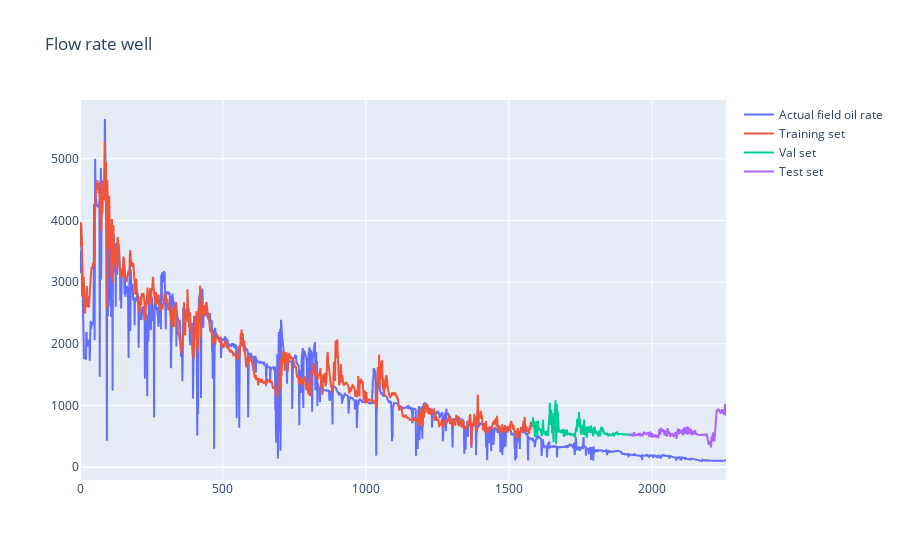
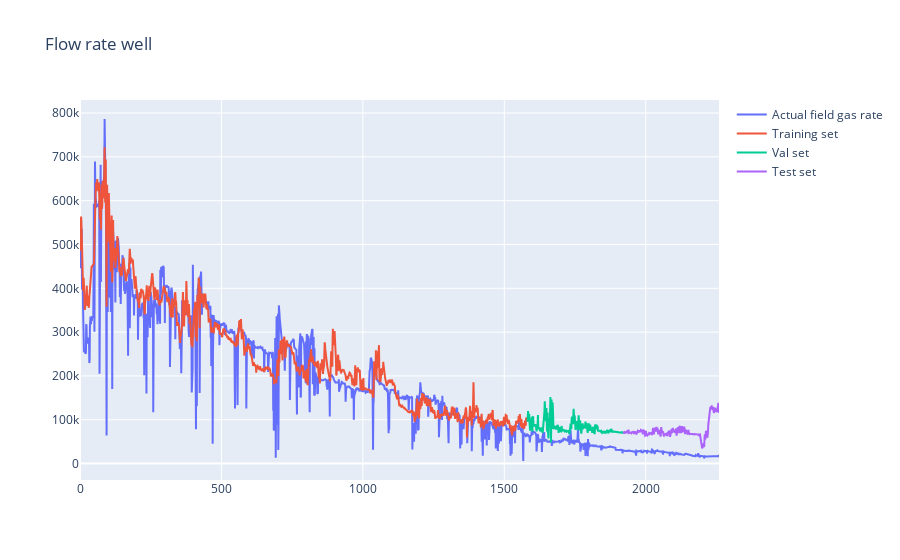
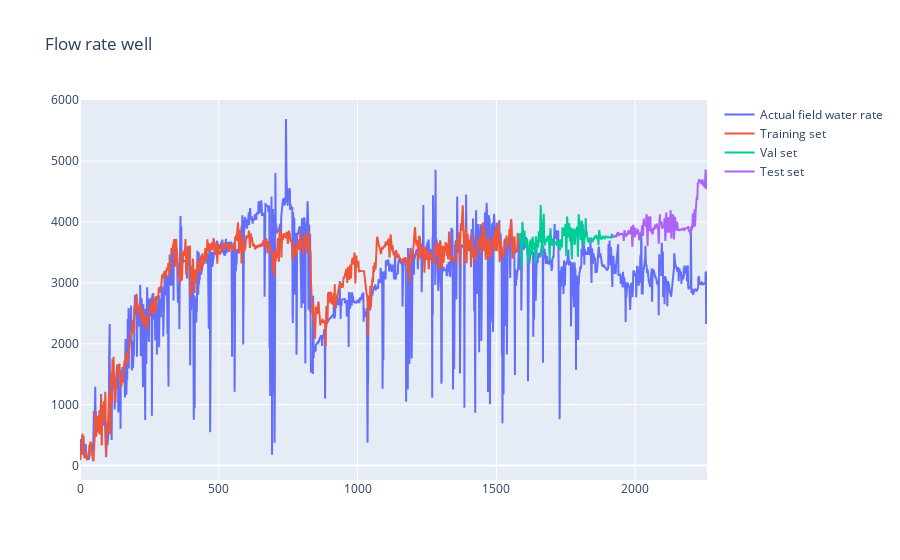
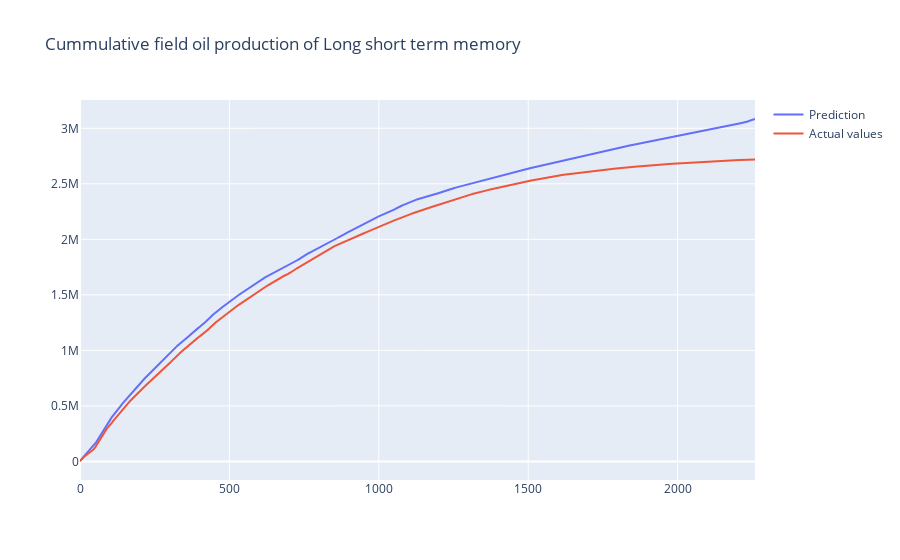

Write notebook code for charts like these, in order.
### Markdown cell above
# Results & Plotting

### Code cell
def plot_iterative_flow(t, q_actual, q_pred, val_fraction, test_fraction):
    lowrate_type = {0:"Actual field oil rate",
                    1: "Actual field gas rate",
                    2: "Actual field water rate"}
    trace1 = go.Scatter(x = t,
                        y = q_actual,
                        name = lowrate_type[i])
    train_tail = int((1 -val_fraction - test_fraction) * q_pred.shape[0])
    trace2 = go.Scatter(x = t[0:train_tail],
                        y = q_pred[0:train_tail],
                        name = "Training set")

    val_tail = int((1-test_fraction) * q_pred.shape[0])
    trace3 = go.Scatter(x = t[train_tail:val_tail],
                        y = q_pred[train_tail:val_tail],
                        name = "Val set")
    trace4 = go.Scatter(x = t[val_tail:],
                        y = q_pred[val_tail:],
                        name = "Test set")
    data = [trace1, trace2, trace3, trace4]
    layout = {"title": "Flow rate well"}
    fig = go.Figure(data = data, layout = layout)
    py.iplot(fig)
    
t = np.arange(len(df))
for i in range(y_act.shape[1]):
    plot_iterative_flow(t,
                   y_act[:, i], y_pred[:, i], val_fraction=val_fraction, test_fraction=test_fraction)
S = 0
cum = []
for i in y_pred_train[:,0]:
    S = S + i
    cum.append(S)
for i in y_pred_dev[:,0]:
    S+= i
    cum.append(S)
for i in y_pred_test[:,0]:
    S+= i
    cum.append(S)
    
T = 0
re = []
for i in y_train_act[:,0]:
    T += i
    re.append(T)
for i in y_dev_act[:,0]:
    T += i
    re.append(T)
for i in y_test_act[:,0]:
    T += i
    re.append(T)
a = np.asarray(cum)
b = np.asarray(re)

trace1 = go.Scatter(x = np.arange(len(a)),
                    y = a.reshape(-1,),
                   name = "Prediction")
trace2 = go.Scatter(x = np.arange(len(a)),
                    y = b.reshape(-1,),
                   name = "Actual values")
data = [trace1, trace2]
layout = go.Layout(title = "Cummulative field oil production of Long short term memory")
fig = go.Figure(data = data, layout = layout)
py.iplot(fig)

#GAS
S2 = 0
cum2 = []
for i in y_pred_train[:,1]:
    S2 = S2 + i
    cum2.append(S2)
for i in y_pred_dev[:,1]:
    S2+= i
    cum2.append(S2)
for i in y_pred_test[:,1]:
    S2+= i
    cum2.append(S2)
    
T2 = 0
re2 = []
for i in y_train_act[:,1]:
    T2 += i
    re2.append(T2)
for i in y_dev_act[:,1]:
    T2 += i
    re2.append(T2)
for i in y_test_act[:,1]:
    T2 += i
    re2.append(T2)
a2 = np.asarray(cum2)
b2 = np.asarray(re2)

trace1 = go.Scatter(x = np.arange(len(a2)),
                    y = a2.reshape(-1,),
                   name = "Prediction")
trace2 = go.Scatter(x = np.arange(len(a2)),
                    y = b2.reshape(-1,),
                   name = "Actual values")
data = [trace1, trace2]
layout = go.Layout(title = "Cummulative field gas production of Long short term memory")
fig = go.Figure(data = data, layout = layout)
py.iplot(fig)

#WATER
S3 = 0
cum3 = []
for i in y_pred_train[:,2]:
    S3 = S3 + i
    cum3.append(S3)
for i in y_pred_dev[:,2]:
    S3+= i
    cum3.append(S3)
for i in y_pred_test[:,2]:
    S3+= i
    cum3.append(S3)
    
T3 = 0
re3 = []
for i in y_train_act[:,2]:
    T3 += i
    re3.append(T3)
for i in y_dev_act[:,2]:
    T3 += i
    re3.append(T3)
for i in y_test_act[:,2]:
    T3 += i
    re3.append(T3)
a3 = np.asarray(cum3)
b3 = np.asarray(re3)

trace1 = go.Scatter(x = np.arange(len(a3)),
                    y = a3.reshape(-1,),
                   name = "Prediction")
trace2 = go.Scatter(x = np.arange(len(a3)),
                    y = b3.reshape(-1,),
                   name = "Actual values")
data = [trace1, trace2]
layout = go.Layout(title = "Cummulative field water production of Long short term memory")
fig = go.Figure(data = data, layout = layout)
py.iplot(fig)

### Figure 1 — Plotly figure (JSON) as saved in the notebook; plotly's stock layout.template omitted (floating-point values rounded to 4 significant figures; data arrays with more than 128 entries replaced by an {"elided": "..."} marker saying what was removed)
{"data": [{"name": "Actual field oil rate", "type": "scatter", "x": {"elided": "2365 int values"}, "y": {"elided": "2260 float values"}}, {"name": "Training set", "type": "scatter", "x": {"elided": "1582 int values"}, "y": {"elided": "1582 float values"}}, {"name": "Val set", "type": "scatter", "x": {"elided": "339 int values"}, "y": {"elided": "339 float values"}}, {"name": "Test set", "type": "scatter", "x": {"elided": "444 int values"}, "y": {"elided": "339 float values"}}], "layout": {"title": {"text": "Flow rate well"}}}

### Figure 2 — Plotly figure (JSON) as saved in the notebook; plotly's stock layout.template omitted (floating-point values rounded to 4 significant figures; data arrays with more than 128 entries replaced by an {"elided": "..."} marker saying what was removed)
{"data": [{"name": "Actual field gas rate", "type": "scatter", "x": {"elided": "2365 int values"}, "y": {"elided": "2260 float values"}}, {"name": "Training set", "type": "scatter", "x": {"elided": "1582 int values"}, "y": {"elided": "1582 float values"}}, {"name": "Val set", "type": "scatter", "x": {"elided": "339 int values"}, "y": {"elided": "339 float values"}}, {"name": "Test set", "type": "scatter", "x": {"elided": "444 int values"}, "y": {"elided": "339 float values"}}], "layout": {"title": {"text": "Flow rate well"}}}

### Figure 3 — Plotly figure (JSON) as saved in the notebook; plotly's stock layout.template omitted (floating-point values rounded to 4 significant figures; data arrays with more than 128 entries replaced by an {"elided": "..."} marker saying what was removed)
{"data": [{"name": "Actual field water rate", "type": "scatter", "x": {"elided": "2365 int values"}, "y": {"elided": "2260 float values"}}, {"name": "Training set", "type": "scatter", "x": {"elided": "1582 int values"}, "y": {"elided": "1582 float values"}}, {"name": "Val set", "type": "scatter", "x": {"elided": "339 int values"}, "y": {"elided": "339 float values"}}, {"name": "Test set", "type": "scatter", "x": {"elided": "444 int values"}, "y": {"elided": "339 float values"}}], "layout": {"title": {"text": "Flow rate well"}}}

### Figure 4 — Plotly figure (JSON) as saved in the notebook; plotly's stock layout.template omitted (floating-point values rounded to 4 significant figures; data arrays with more than 128 entries replaced by an {"elided": "..."} marker saying what was removed)
{"data": [{"name": "Prediction", "type": "scatter", "x": {"elided": "2260 int values"}, "y": {"elided": "2260 float values"}}, {"name": "Actual values", "type": "scatter", "x": {"elided": "2260 int values"}, "y": {"elided": "2260 float values"}}], "layout": {"title": {"text": "Cummulative field oil production of Long short term memory"}}}
